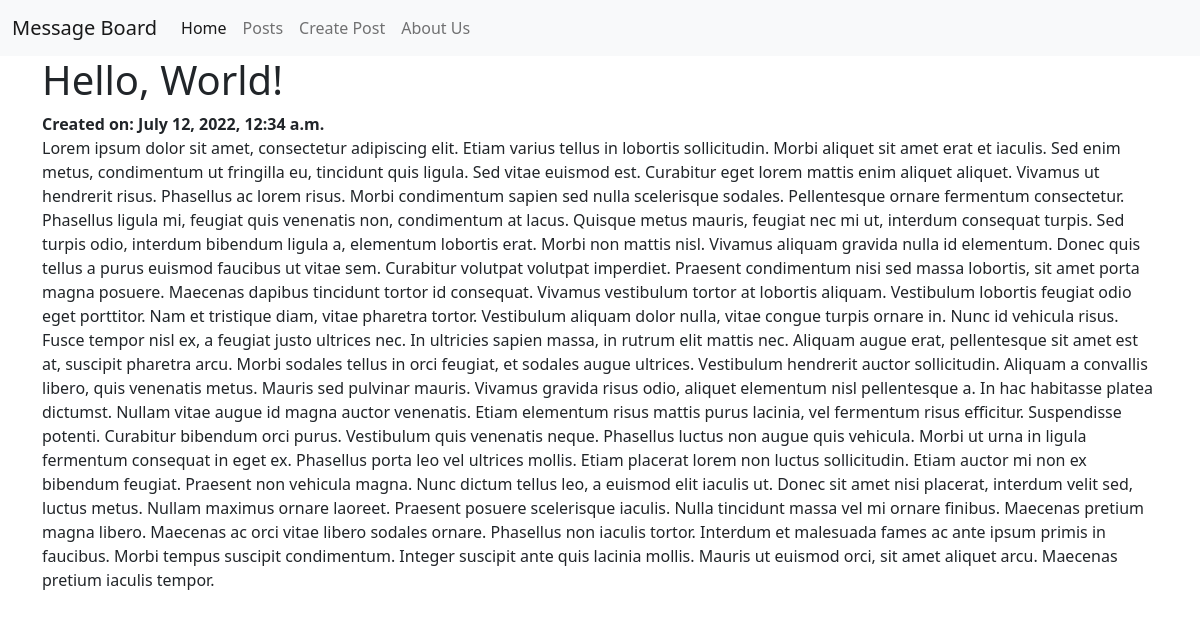
The app's page /posts/1/ with its own data.
### posts/models.py (models this page shows)
class Post(models.Model):
    title = models.CharField(max_length=256)
    body = models.TextField()
    created_on = models.DateTimeField(auto_now_add=True)

### posts/views.py (the view)
# urls.py: path('<int:pk>/', PostDetailView.as_view(), name='post_detail'),
class PostDetailView(DetailView):
    template_name = "posts/detail.html"
    model = Post

### templates/posts/detail.html (shortened to what this page needs)
{% extends 'base.html' %}
{% block content %}
<h1>{{ post.title }}</h1>
<strong>Created on: {{ post.created_on }}</strong>
<p>{{ post.body }}</p>
{% endblock content %}

### records on screen
Post: title "Hello, World!", created_on "July 12, 2022, 12:34 a.m.", body "Lorem ipsum dolor sit amet, consectetur adipiscing elit. Etiam varius tellus in lobortis sollicitudin. Morbi aliquet sit amet erat et iaculis. Sed enim metus, condimentum ut fringilla eu, tincidunt quis ligula. Sed vitae euismod est. Curabitur eget lorem mattis enim aliquet aliquet. Vivamus ut hendrerit risus. Phasellus ac lorem risus. Morbi condimentum sapien sed nulla scelerisque sodales. Pellentesque ornare fermentum consectetur. Phasellus ligula mi, feugiat quis venenatis non, condimentum at lacus. Quisque metus mauris, feugiat nec mi ut, interdum consequat turpis. Sed turpis odio, interdum bibendum ligula a, elementum lobortis erat. Morbi non mattis nisl. Vivamus aliquam gravida nulla…"
